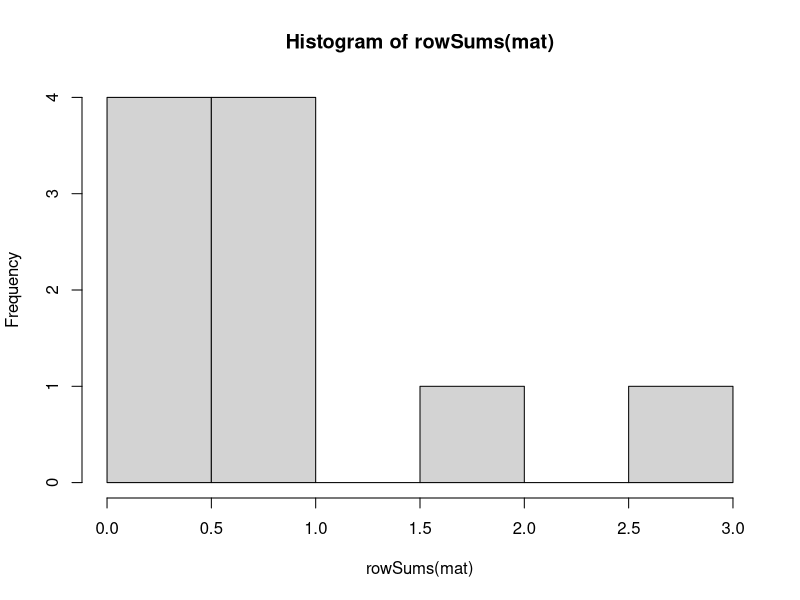
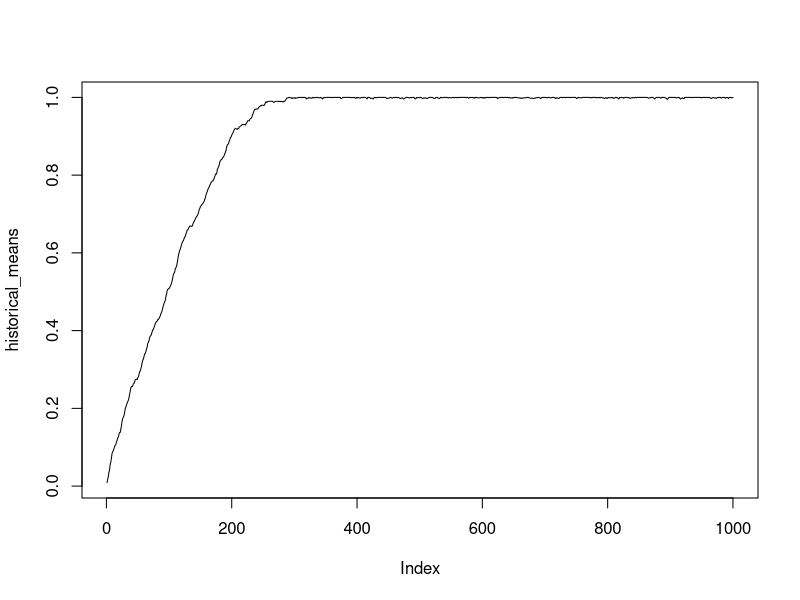

Here is the R script that generated these plots, in order:
blend <- function(x) {
  blnd <- numeric(ncol(x))
  for (i in 1:ncol(x)) {
    blnd[i] <- sample(x[,i],size=1) 
  }
  return(blnd)
}

mutate <- function(x) {
  mt <- x
  mt_gene <- sample(1:length(x),size=1)
  if (mt[mt_gene] == 1) {
    mt[mt_gene] <- 0 
  } else {
    mt[mt_gene] <- 1
  }
  return(mt)
}

mat <- matrix(nrow=10,ncol=100)

for (i in 1:nrow(mat)) { 
  mat[i,] <- sample(c(0,1),ncol(mat),replace=TRUE,prob=c(.99,.01))  
}
original <- mat
hist(rowSums(mat))

#new_mat<- mat[order(rowSums(mat),decreasing=TRUE),]

nkids <- (nrow(mat)*(nrow(mat)-1))/2
kids <- matrix(nrow=nkids,ncol=100)
ngen <- 1000
historical_means <- numeric(ngen)

for (g in 1:ngen) {
  historical_means[g] <- mean(rowMeans(mat))
  for (j in 1:nkids) {
    parents <- mat[combn(1:10,2)[,j],]
    kids[j,] <- blend(parents)
    if (runif(1) < .05) {
      kids[j,] <- mutate(kids[j,])
    }
  }

  num_best <- nrow(mat)/2
  kids <- kids[order(rowSums(kids),decreasing=TRUE),]
  best_of_breed <- kids[1:num_best,]
  others <- kids[sample((num_best+1):nrow(kids),size = num_best),]

  next_gen <- rbind(best_of_breed,others)
  mat <- next_gen
}
plot(historical_means,type="l")
